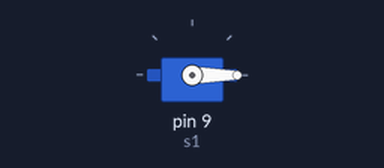
A sketch run on a simulated Arduino Uno, built with avr-gcc and run on an emulated ATmega328P. On the bench: servo.

Above: at 0.05 s.
At 0.45 s:
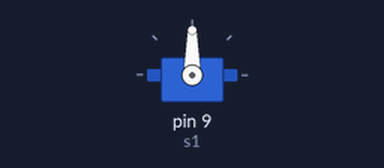
At 0.9 s:
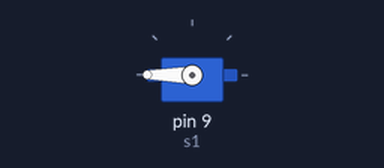
Timing chart, 0 to 3.0 s (numbered marks = the images above):
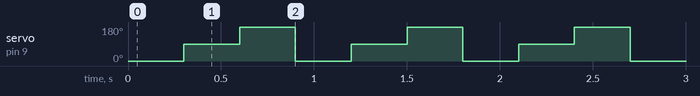

Measured:
- by itself, servo on pin 9 (s1): repeats every 0.90 s: 180° 0.30 s, 0° 0.30 s, 90° 0.30 s

The sketch:

servo_1.ino
```cpp
#include <Servo.h>
Servo s1;
void setup() {
  s1.attach(9);
}

void loop() {
  s1.write(0);
  delay(300);
  s1.write(90);
  delay(300);
  s1.write(180);
  delay(300);
}
```
